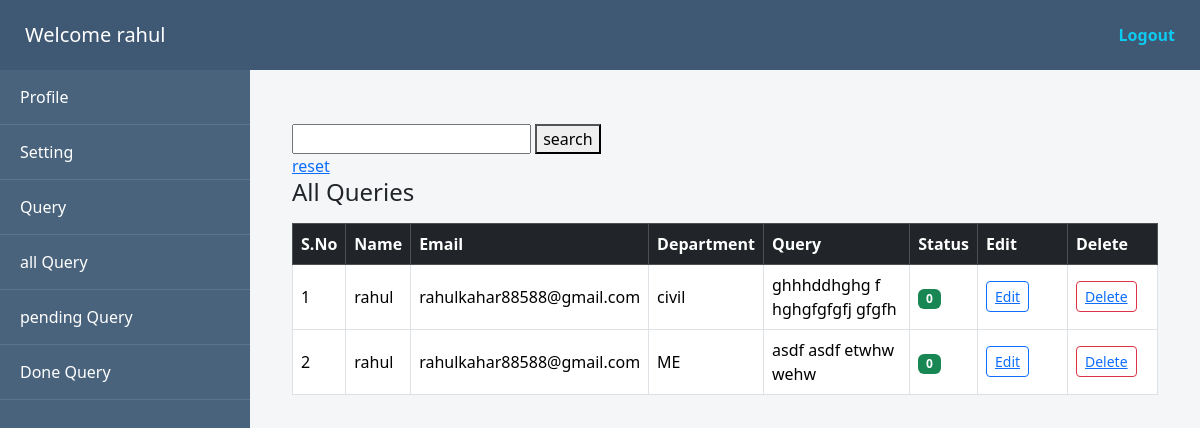
The page /empdashboard/allquery/ (signed in) on the database as committed earlier.
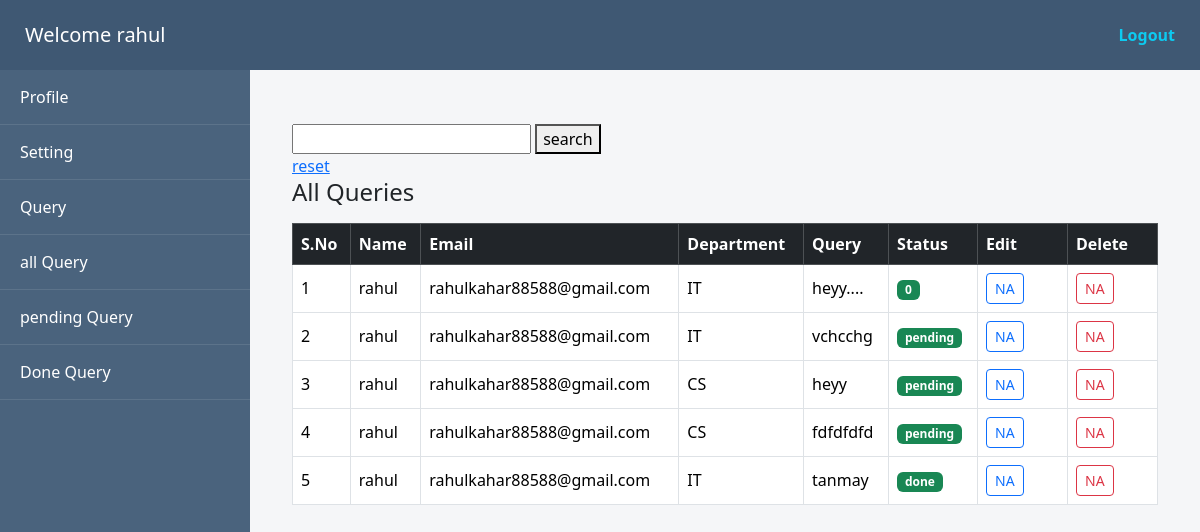
The same page on the database as committed later.
### app/models.py (models this page shows)
class Query(models.Model):
    Name=models.CharField(max_length=40)
    Email=models.EmailField(max_length=40)
    Emp_id=models.CharField(max_length=40)
    Dept=models.CharField(max_length=40)
    Query=models.CharField(max_length=80)
    Status=models.CharField(default="pending")
    Reply=models.CharField(max_length=80,null=True)

### app/views.py (the view)
# urls.py: path('empdashboard/allquery/',views.allquery,name='allquery'),
def allquery(req):
    if 'emp_id' in req.session:
        e_id = req.session.get('emp_id')
        emp_data = Add_Employee.objects.get(id=e_id)
        all_query = Query.objects.filter(Email=emp_data.Email)
        return render(req, 'empdashboard.html', {'data':emp_data,'allquery':True , 'all_query':all_query})
    else:
        return redirect('Login')

### app/templates/empdashboard.html (shortened to what the changed rows need)
<!DOCTYPE html>
<html>
<head>
    <link href="https://cdn.jsdelivr.net/npm/bootstrap@5.3.2/dist/css/bootstrap.min.css" rel="stylesheet">
</head>
<body>
<div class="main-layout">
    <div class="content">
       {% if profile %}
      <div class="container">
  <div class="row justify-content-start">
    <div class="col-12 col-sm-10 col-md-6 col-lg-4">
      <form action="" method="post" enctype="multipart/form-data" class="card p-3 shadow-sm mt-3">
          {% csrf_token %}
        <div class="text-center mb-2">
            <img src="{{ data.Image.url }}"
               class="rounded-circle border img-fluid"
               style="max-height:100px; width:100px;">
        </div>
        <div class="mb-2">
          <label class="form-label small fw-semibold text-dark">Employee ID</label>
          <input type="text" name="code" value="{{ data.Code }}" class="form-control form-control-sm" readonly>
        </div>
        <div class="mb-2">
          <label class="form-label small fw-semibold text-dark">Name</label>
          <input type="text" name="name" value="{{ data.Name }}" class="form-control form-control-sm" readonly>
        </div>
        <div class="mb-2">
          <label class="form-label small fw-semibold text-dark">Email</label>
          <input type="email" name="email" value="{{ data.Email }}" class="form-control form-control-sm" readonly>
        </div>
        <div class="mb-2">
            <label class="form-label small fw-semibold text-dark">Contact</label>
            <input type="text" name="contact" value="{{ data.Contact }}" class="form-control form-control-sm" readonly>
        </div>
        <div class="mb-2">
          <label class="form-label small fw-semibold text-dark">Department</label>
          <input type="text" name="dept" value="{{ data.Dept }}" class="form-control form-control-sm" readonly>
        </div>
    </form>
    </div>
</div>
</div>
     {% elif allquery %}
    <div class="container mt-4">
                <br>
    <div class="table-responsive">
        <table class="table table-bordered table-hover align-middle">
            <thead class="table-dark">
                <tr>
                    <th>S.No</th>
                    <th>Name</th>
                    <th>Email</th>
                    <th>Department</th>
                    <th>Query</th>
                    <th>Status</th>
                    <th width="90">Edit</th>
                    <th width="90">Delete</th>
                </tr>
            </thead>
            <tbody>
                {% for i in all_query %}
               <tr>
                  <td>{{ forloop.counter }}</td>
                  <td>{{ i.Name }}</td>
                  <td>{{ i.Email }}</td>
                  <td>{{ i.Dept }}</td>
                  <td>{{ i.Query }}</td>
                  <td>
                      <span class="badge bg-success">
                          {{ i.Status }}
                      </span>
                  </td>
                  <td>
                      <button type="button" class="btn btn-sm btn-outline-primary">
                           {% if i.Reply %}
                          NA
                          {% else %}
                             <a href=" {% url 'edit_all_query' i.id %}">Edit</a>
                          {% endif %}
                        </button>
                    </td>
                    <td>
                        <button type="button" class="btn btn-sm btn-outline-danger">
                            {% if i.Reply %}
                           NA
                           {% else %}
                              <a href="{% url 'emp_q_delete' i.id %}">   Delete</a>
                           {% endif %}
                      </button>
                  </td>
              </tr>
                {% endfor %}
            </tbody>
        </table>
    </div>
</div>
      {% endif %}
    </div>
</div>
</body>
</html>

Rows that differ between the two databases and show on the page:
removed Query: Name "rahul", Email "rahulkahar88588@gmail.com", Dept "civil", Query "ghhhddhghg f hghgfgfgfj gfgfh", Status "0", shows "Edit", shows "Delete"
removed Query: Name "rahul", Email "rahulkahar88588@gmail.com", Dept "ME", Query "asdf asdf etwhw wehw", Status "0", shows "Edit", shows "Delete"
added Query: Name "rahul", Email "rahulkahar88588@gmail.com", Dept "IT", Query "heyy....", Status "0", Reply "NA"
added Query: Name "rahul", Email "rahulkahar88588@gmail.com", Dept "IT", Query "vchcchg", Status "pending", Reply "NA"
added Query: Name "rahul", Email "rahulkahar88588@gmail.com", Dept "CS", Query "heyy", Status "pending", Reply "NA"
added Query: Name "rahul", Email "rahulkahar88588@gmail.com", Dept "CS", Query "fdfdfdfd", Status "pending", Reply "NA"
added Query: Name "rahul", Email "rahulkahar88588@gmail.com", Dept "IT", Query "tanmay", Status "done", Reply "NA"
